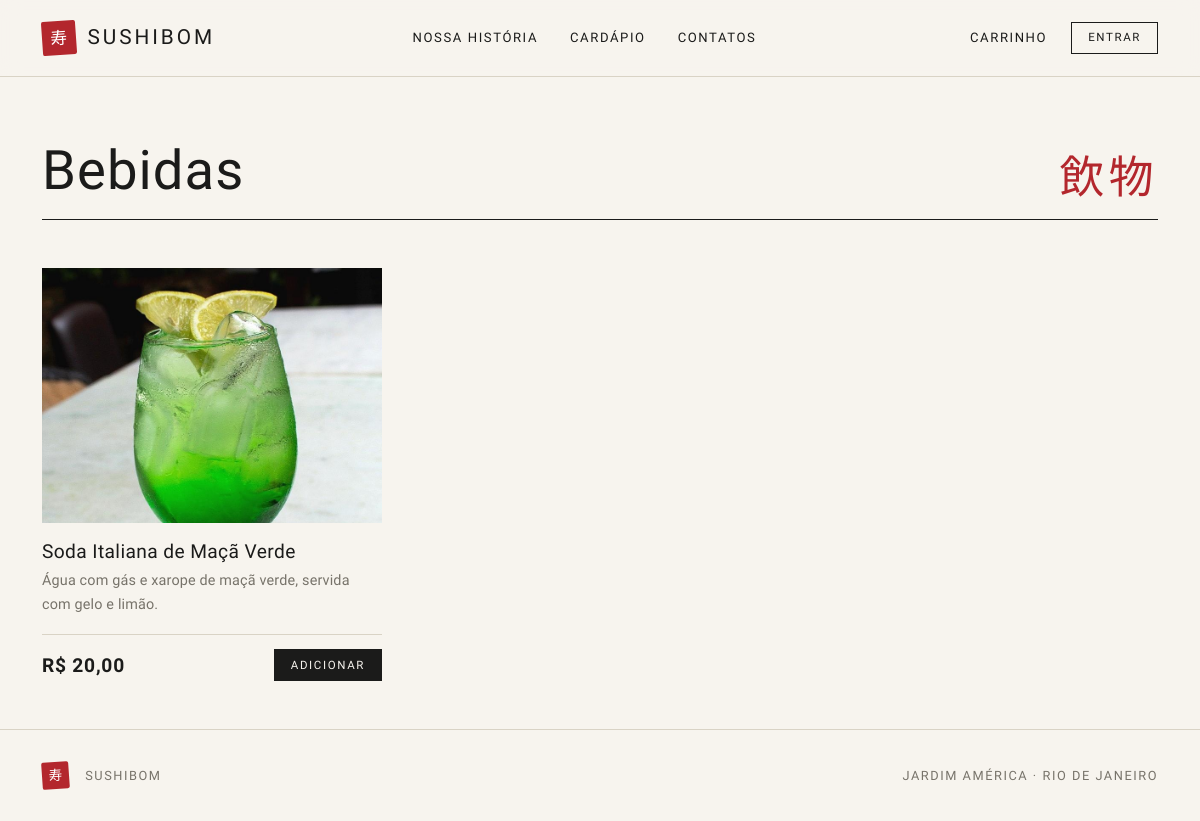
Screenshot of /bebidas/ with the database file from the repository.
### categoria/models.py (models this page shows, shortened)
class Categoria(models.Model):
    nome = models.CharField(max_length=100, unique=True)

### produto/models.py (models this page shows, shortened)
class Produto(models.Model):
    nome = models.CharField(max_length=100)
    descricao = models.TextField()
    imagem = models.ImageField(upload_to='produtos/')
    valor = models.DecimalField(max_digits=10, decimal_places=2, default=0,
                                validators=[MinValueValidator(Decimal('0'))])
    quantidade = models.PositiveIntegerField(default=0)
    categoria = models.ForeignKey(Categoria, on_delete=models.CASCADE)

### Principal/views.py (the view)
def bebidas(request):
    return _menu_categoria(request, 'Bebidas', 'Bebidas.html')

### Principal/templatetags/imagens.py (called while the page is built, shortened)
def _url(caminho_relativo):
    return settings.MEDIA_URL + quote(Path(caminho_relativo).as_posix())

@register.filter
def miniatura(arquivo, largura=800):
    nome = getattr(arquivo, 'name', arquivo) or ''
    if not nome:
        return ''
    try:
        largura = int(largura)
        raiz = Path(settings.MEDIA_ROOT)
        origem = raiz / nome
        relativo = Path(nome).parent / 'miniaturas' / f'{Path(nome).stem}_{largura}.jpg'
        destino = raiz / relativo
        if destino.exists() and destino.stat().st_mtime >= origem.stat().st_mtime:
            return _url(relativo)
        with Image.open(origem) as img:
            img = ImageOps.exif_transpose(img)
            if img.width <= largura:  # já é pequena: não amplia
                return _url(nome)
        return _url(relativo)
    except Exception:
        return _url(nome)

### Principal/views.py (called while the page is built)
def _menu_categoria(request, nome, template):
    produtos = Produto.objects.filter(categoria__nome=nome)
    return render(request, template, {'produtos': produtos})

### Principal/templates/Bebidas.html (shortened to what this page needs)
{% extends 'Home.html' %}
{% block content %}
{% include '_produtos.html' with titulo='Bebidas' jp='飲物' %}
{% endblock %}

### Principal/templates/_produtos.html (shortened to what this page needs)
<div class="container">
  <div class="titulo-pagina">
    {% if jp %}<span class="jp" aria-hidden="true">{{ jp }}</span>{% endif %}
    <h1>{{ titulo }}</h1>
  </div>
  {% if produtos %}
    <div class="row row-cols-1 row-cols-sm-2 row-cols-lg-3 g-5 pb-5">
      {% for produto in produtos %}
        <div class="col">{% include '_card_produto.html' %}</div>
      {% endfor %}
    </div>
  {% else %}
    <p class="vazio">Em breve novidades nesta seção.</p>
  {% endif %}
</div>

### Principal/templates/_card_produto.html (shortened to what this page needs)
{% load imagens %}
<article class="produto">
  <div class="produto-foto">
    {% if produto.imagem %}
      <img src="{{ produto.imagem|miniatura:800 }}" alt="{{ produto.nome }}" loading="lazy" decoding="async">
    {% endif %}
  </div>
  <div class="produto-corpo">
    <h2 class="produto-nome">{{ produto.nome }}</h2>
    <p class="produto-desc">{{ produto.descricao }}</p>
    <div class="produto-rodape">
      <span class="preco">R$ {{ produto.valor|floatformat:2 }}</span>
      <form action="{% url 'addcarrinho' produto.id %}" method="post" class="m-0">
        <button type="submit" class="btn btn-sumi btn-sm">Adicionar</button>
      </form>
    </div>
  </div>
</article>

### Principal/static/principal/style.css (style rules this page uses)
:root { --washi: #f7f4ee; --washi-deep: #efeae0; --sumi: #1b1b1a; --nezumi: #77736a; --linha: #d9d3c5; --shu: #b3272d; --shu-escuro: #8f1d22; --fonte-titulo: "Shippori Mincho", "Hiragino Mincho ProN", "Yu Mincho", Georgia, serif; --fonte-valor: "Zen Old Mincho", "Shippori Mincho", "Yu Mincho", Georgia, serif; --fonte-corpo: "Zen Kaku Gothic New", "Hiragino Sans", "Segoe UI", system-ui, sans-serif; --suave: cubic-bezier(.2, .7, .1, 1); --bs-body-bg: var(--washi); --bs-body-color: var(--sumi); --bs-body-font-family: var(--fonte-corpo); --bs-border-color: var(--linha); --bs-link-color: var(--sumi); --bs-link-color-rgb: 27, 27, 26; --bs-link-hover-color: var(--shu); --bs-link-hover-color-rgb: 179, 39, 45; --bs-border-radius: 0; }
html { scroll-behavior: smooth; }
body { background: var(--washi); color: var(--sumi); font-family: var(--fonte-corpo); line-height: 1.8; letter-spacing: .01em; min-height: 100vh; display: flex; flex-direction: column; }
h1, h2, h3, h4, h5 { font-family: var(--fonte-titulo); font-weight: 500; letter-spacing: .02em; color: var(--sumi); }
.btn { border-radius: 0; font-size: .8rem; letter-spacing: .14em; text-transform: uppercase; padding: .65rem 1.6rem; transition: background-size .6s cubic-bezier(.45, .05, .2, 1), color .35s ease, border-color .4s ease, background-color .4s ease; }
.btn-sumi, .btn-primary, .btn-success { background-color: var(--sumi); background-image: linear-gradient(var(--shu), var(--shu)); background-repeat: no-repeat; background-position: left center; background-size: 0% 100%; border: 1px solid var(--sumi); color: var(--washi); }
.btn-sm { padding: .4rem 1rem; font-size: .72rem; }
.titulo-pagina { display: flex; align-items: flex-end; justify-content: space-between; gap: 1rem; padding: 4rem 0 1.1rem; margin-bottom: 3rem; border-bottom: 1px solid var(--sumi); }
.titulo-pagina h1, .titulo-pagina h2 { font-size: clamp(2rem, 5vw, 3.4rem); font-weight: 400; margin: 0; line-height: 1.1; }
.titulo-pagina .jp { order: 2; font-family: var(--fonte-titulo); font-size: clamp(1.6rem, 4vw, 2.8rem); line-height: 1; color: var(--shu); letter-spacing: .1em; }
.produto { display: flex; flex-direction: column; height: 100%; background: transparent; border: 0; }
.produto-foto { aspect-ratio: 4 / 3; overflow: hidden; background: var(--washi-deep); }
.produto-foto img { width: 100%; height: 100%; object-fit: cover; object-position: center 25%; transition: transform .9s var(--suave); }
.produto-corpo { display: flex; flex-direction: column; flex: 1; padding: 1.1rem 0 0; }
.produto-nome { font-size: 1.2rem; font-weight: 400; letter-spacing: .02em; margin: 0 0 .35rem; }
.produto-desc { color: var(--nezumi); font-size: .9rem; line-height: 1.7; flex: 1; margin-bottom: 1rem; }
.produto-rodape { display: flex; align-items: center; justify-content: space-between; border-top: 1px solid var(--linha); padding-top: .9rem; }
.preco, .valor, .total strong { font-family: var(--fonte-valor); font-weight: 600; font-variant-numeric: lining-nums tabular-nums; letter-spacing: .04em; }
.preco { font-size: 1.2rem; line-height: 1; }

### rows the page displays
Categoria: nome "Bebidas"
Produto: imagem|miniatura (picture), nome "Soda Italiana de Maçã Verde", descricao "Água com gás e xarope de maçã verde, servida com gelo e limão.", valor "20,00"

### other values shown
{{ jp }} "飲物"
